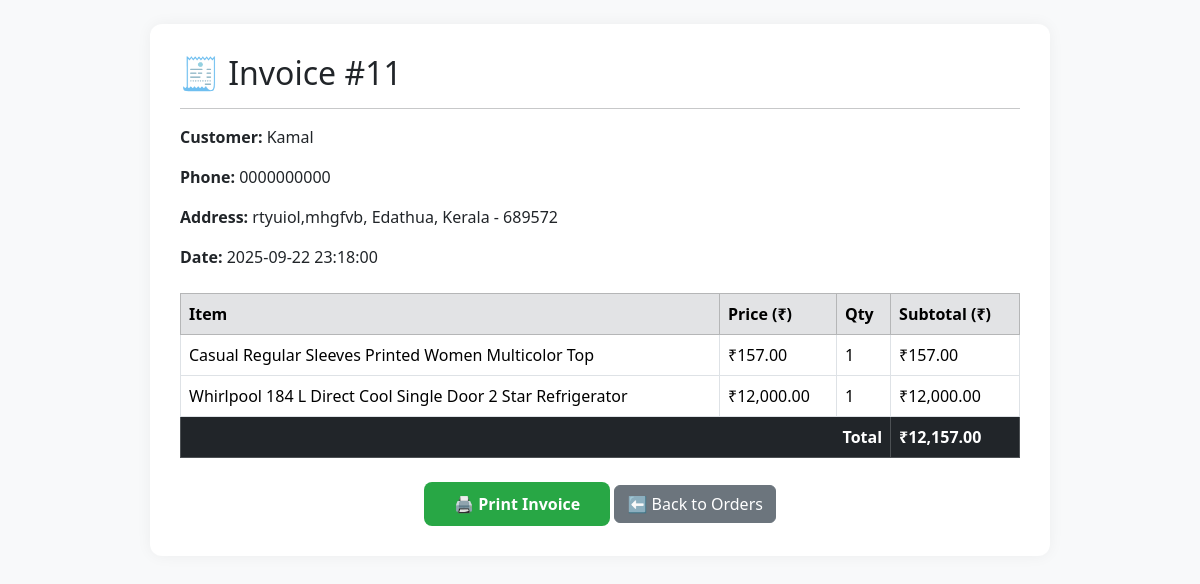
Page /invoice.php?id=11 (signed in) on the committed database.
### tables this page shows
CREATE TABLE `orders` (
  `id` int(11) NOT NULL,
  `user_id` int(11) NOT NULL,
  `address_id` int(11) NOT NULL,
  `total_amount` decimal(10,2) NOT NULL,
  `order_date` datetime NOT NULL,
  `status` varchar(50) DEFAULT 'Processing',
  `return_requested` tinyint(1) DEFAULT 0,
  `return_reason` varchar(255) DEFAULT NULL,
  `return_status` varchar(50) DEFAULT 'Pending'
);

CREATE TABLE `users` (
  `id` int(11) NOT NULL,
  `name` varchar(100) NOT NULL,
  `ph_no` varchar(15) NOT NULL,
  `army_id` varchar(50) DEFAULT NULL,
  `password` varchar(255) NOT NULL,
  `is_approved` tinyint(4) DEFAULT 0,
  `role` enum('user','admin') DEFAULT 'user',
  `address` text DEFAULT NULL
);

CREATE TABLE `addresses` (
  `id` int(11) NOT NULL,
  `user_id` int(11) NOT NULL,
  `name` varchar(100) NOT NULL,
  `phone` varchar(20) NOT NULL,
  `address_line` varchar(255) NOT NULL,
  `address_type` varchar(50) DEFAULT NULL,
  `locality` varchar(100) DEFAULT NULL,
  `city` varchar(100) NOT NULL,
  `state` varchar(100) NOT NULL,
  `landmark` varchar(50) DEFAULT NULL,
  `alt_phone` varchar(15) DEFAULT NULL,
  `pincode` varchar(20) NOT NULL
);

CREATE TABLE `order_items` (
  `id` int(11) NOT NULL,
  `order_id` int(11) NOT NULL,
  `product_id` int(11) NOT NULL,
  `quantity` int(11) NOT NULL,
  `price` decimal(10,2) NOT NULL
);

CREATE TABLE `products` (
  `id` int(11) NOT NULL,
  `name` varchar(255) NOT NULL,
  `description` text DEFAULT NULL,
  `price` decimal(10,2) DEFAULT NULL,
  `image` varchar(255) DEFAULT NULL,
  `category_id` int(11) DEFAULT NULL,
  `stock` int(11) DEFAULT 0,
  `is_active` tinyint(1) DEFAULT 1
);

### invoice.php (the view, shortened to what this page needs)
<?php
include 'config.php';
$order_id = intval($_GET['id']);
$order_query = "
    SELECT orders.*, users.name AS customer_name, users.ph_no,
           addresses.address_line, addresses.city, addresses.state, addresses.pincode
    FROM orders
    JOIN users ON orders.user_id = users.id
    LEFT JOIN addresses ON orders.address_id = addresses.id
    WHERE orders.id = $order_id
";
$order_result = $conn->query($order_query);
$order = $order_result->fetch_assoc();
$items_query = "
    SELECT products.name, products.price, order_items.quantity
    FROM order_items
    JOIN products ON order_items.product_id = products.id
    WHERE order_items.order_id = $order_id
";
$items_result = $conn->query($items_query);
?>
<!DOCTYPE html>
<html>
<head>
    <link href="https://cdn.jsdelivr.net/npm/bootstrap@5.3.3/dist/css/bootstrap.min.css" rel="stylesheet">
    <link rel="stylesheet" href="styles.css">
</head>
<body>
<div class="container mt-4">
    <h2>🧾 Invoice #<?= $order_id ?></h2>
    <hr>
    <p><strong>Customer:</strong> <?= htmlspecialchars($order['customer_name']) ?></p>
    <p><strong>Phone:</strong> <?= $order['ph_no'] ?></p>
    <p><strong>Address:</strong>
    <?php
    if (!empty($order['address_line'])) {
        echo htmlspecialchars($order['address_line']) . ', ' .
             htmlspecialchars($order['city']) . ', ' .
             htmlspecialchars($order['state']) . ' - ' .
             htmlspecialchars($order['pincode']);
    } else {
        echo "<span class='text-muted'>[Deleted]</span>";
    }
    ?>
    </p>
    <p><strong>Date:</strong> <?= $order['order_date'] ?></p>
    <table class="table table-bordered mt-4">
        <thead class="table-secondary">
            <tr>
                <th>Item</th>
                <th>Price (₹)</th>
                <th>Qty</th>
                <th>Subtotal (₹)</th>
            </tr>
        </thead>
        <tbody>
        <?php
        $total = 0;
        while ($item = $items_result->fetch_assoc()):
            $subtotal = $item['price'] * $item['quantity'];
            $total += $subtotal;
        ?>
            <tr>
                <td><?= htmlspecialchars($item['name']) ?></td>
                <td>₹<?= number_format($item['price'], 2) ?></td>
                <td><?= $item['quantity'] ?></td>
                <td>₹<?= number_format($subtotal, 2) ?></td>
            </tr>
        <?php endwhile; ?>
        </tbody>
        <tfoot>
            <tr
                class="table-dark">
                <td colspan="3" class="text-end"><strong>Total</strong></td>
                <td><strong>₹<?= number_format($total, 2) ?></strong></td>
            </tr>
        </tfoot>
    </table>
    <div class="text-center mt-4">
        <button class="btn btn-primary" onclick="window.print()">🖨️ Print Invoice</button>
        <a href="orders_admin.php" class="btn btn-secondary">⬅️ Back to Orders</a>
    </div>
</div>
</body>
</html>

### styles.css (style rules this page uses)
body { background-color: #f9f9f9; }
body { background-color: #f9f9f9; font-family: 'Segoe UI', Tahoma, Geneva, Verdana, sans-serif; }
.container { margin-top: 50px; margin-bottom: 50px; }
.btn-primary { background-color: #0d6efd; border: none; }
body { background-color: #f8f9fa; font-family: 'Segoe UI', Tahoma, Geneva, Verdana, sans-serif; }
.container { max-width: 900px; margin: 50px auto; background: #ffffff; padding: 30px; border-radius: 12px; box-shadow: 0 0 15px rgba(0, 0, 0, 0.05); }
button.btn-primary { background-color: #28a745; border-color: #28a745; font-weight: bold; padding: 10px 30px; border-radius: 8px; transition: background-color 0.3s ease; }

### rows in the picture
orders: user.name "Kamal", user.ph_no "0000000000", address.address_line "rtyuiol,mhgfvb", address.city "Edathua", address.state "Kerala", address.pincode "689572", order_date "2025-09-22 23:18:00"
order_items: product.name "Casual Regular Sleeves Printed Women Multicolor Top", product.price "157.00", quantity "1"
order_items: product.name "Whirlpool 184 L Direct Cool Single Door 2 Star Refrigerator", product.price "12,000.00", quantity "1", subtotal "12,000.00"

### other values in the picture
$order_id "11"
$total "12,157.00"
